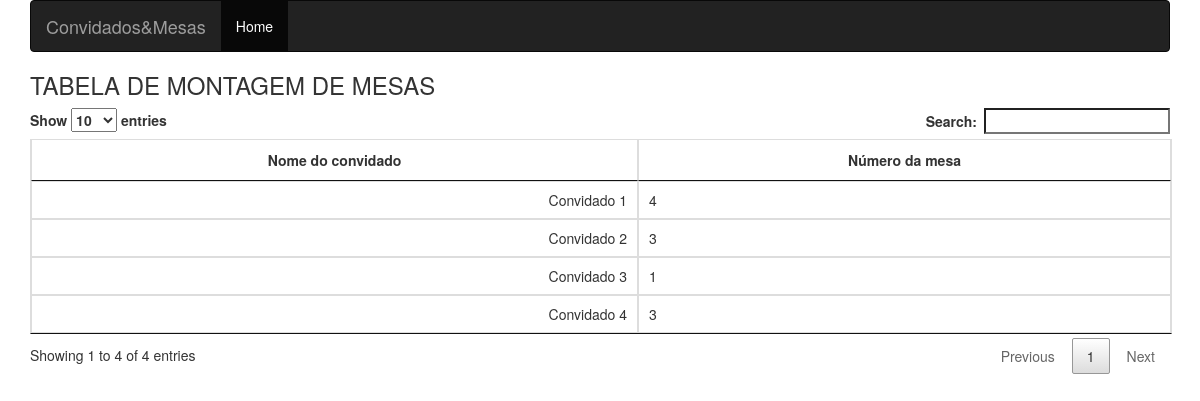
Page /Tabela_Consulta_Convidados.php on the committed database.
### tables this page shows
CREATE TABLE `mesaconvidado` (
  `idmontagem` int(10) NOT NULL,
  `idmesa` int(11) NOT NULL,
  `idconvidado` int(11) NOT NULL
);

CREATE TABLE `convidado` (
  `idconvidado` int(11) NOT NULL,
  `nome` varchar(30) NOT NULL,
  `email` varchar(30) NOT NULL,
  `telefone` varchar(30) NOT NULL,
  `ladofamilia` varchar(30) NOT NULL,
  `status` tinyint(1) NOT NULL
);

CREATE TABLE `mesa` (
  `idmesa` int(10) NOT NULL,
  `mesanumero` int(10) NOT NULL,
  `numerodelugares` int(10) NOT NULL,
  `descricao` varchar(100) NOT NULL
);

### DAO/DAO.php (called while the page is built, shortened)
<?php
class DAO {
    public function __construct() {
        $this->db = new PDO("mysql:host=localhost;dbname=listaemesas2", "root", "");
    }
}

### DAO/Montagem.php (called while the page is built, shortened)
<?php
require_once 'DAO.php';
class Montagem extends DAO {
    public function findAll() {
        $sql = $this->db->prepare("SELECT mesaconvidado.idmontagem, mesaconvidado.idmesa, mesa.mesanumero, convidado.nome, mesa.descricao, convidado.idconvidado FROM mesaconvidado INNER JOIN mesa ON mesa.idmesa=mesaconvidado.idmesa INNER JOIN convidado on mesaconvidado.idconvidado=convidado.idconvidado ORDER BY idmesa");
        $sql->execute();
        return $sql->fetchAll();
    }
}

### Tabela_Consulta_Convidados.php (the view, shortened to what this page needs)
<?php
require_once 'DAO/Montagem.php';
$mesa = new Montagem();
?>
<!DOCTYPE html>
<html lang="en">
    <head>
        <link href="css/bootstrap.min.css" rel="stylesheet">
        <link href="plugins/jquery.dataTables.min.css" rel="stylesheet" type="text/css"/>
    </head>
    <body>
        <div class="container">
        <nav class="navbar navbar-inverse">
          <div class="container-fluid">
            <div class="navbar-header">
                <a class="navbar-brand" href="#">Convidados&Mesas</a>
            </div>
            <ul class="nav navbar-nav">
            <li class="active"><a href="index.php">Home</a></li>
            </ul>
          </div>
        </nav>
            <h3>TABELA DE MONTAGEM DE MESAS</h3>
            <table  id="example" class="table table-bordered table-condensed table-hover">
                <thead>
                    <tr>
                        <th class="text-center">Nome do convidado</th>
                        <th class="text-center">Número da mesa</th>
                    </tr>
                </thead>
                <tbody>
                <form method="post">
                    <?php
                    $tabela = $mesa->findAll();
                    foreach ($tabela as $linha) {
                        echo '<tr>'
                        . '<td class="text-right">  '
                        . $linha['nome']
                        . '</td>'
                        . '<td>'
                        . $linha['mesanumero']
                        . '</a></td>'
                        . '</tr>' . "\n";
                    }
                    ?>
                </form>
                </tbody>
            </table>
        </div>
    </body>
</html>

### rows in the picture
mesaconvidado: idconvidado.nome "Convidado 3", idmesa.mesanumero "1"
mesaconvidado: idconvidado.nome "Convidado 4", idmesa.mesanumero "3"
mesaconvidado: idconvidado.nome "Convidado 2", idmesa.mesanumero "3"
mesaconvidado: idconvidado.nome "Convidado 1", idmesa.mesanumero "4"
